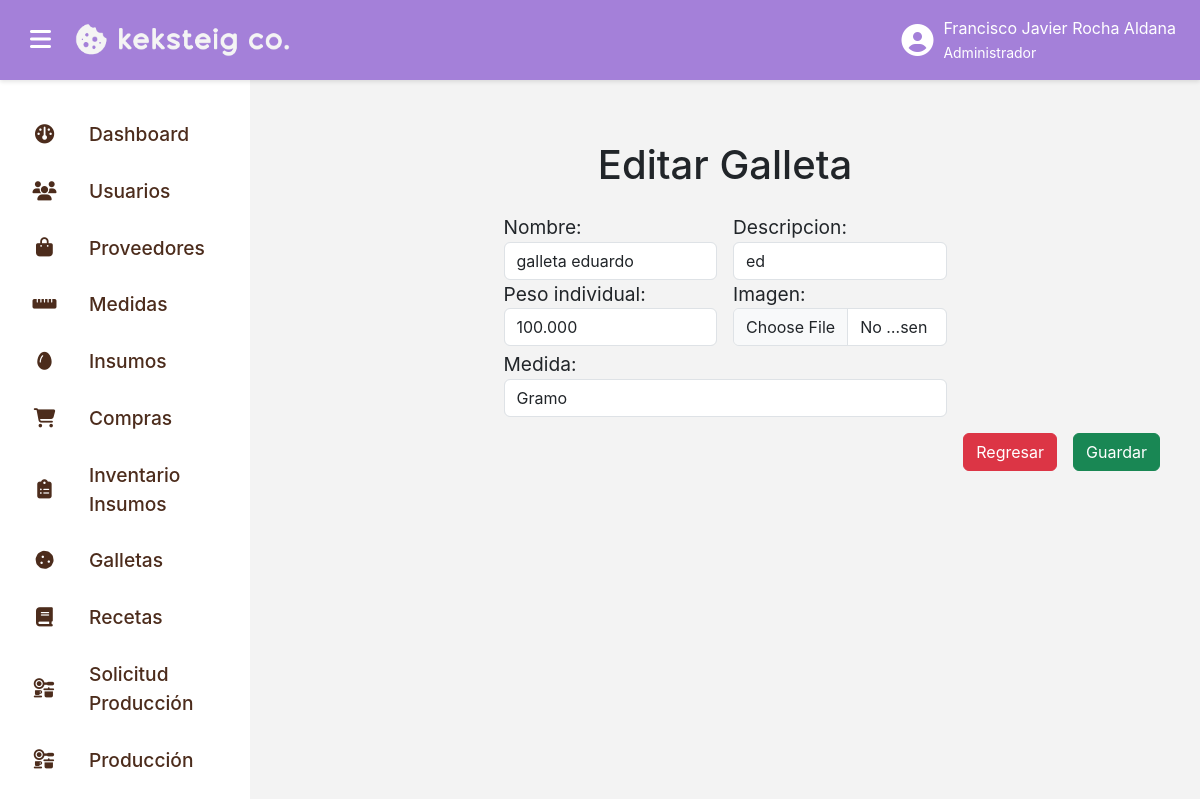
/galletas/editar_galletas/3 (signed in), run on the app's committed database.
### galletas_app/models.py (models this page shows, shortened)
class Galleta(models.Model):
    nombre = models.TextField(max_length=100)
    descripcion = models.TextField(max_length=1000)
    peso_individual = models.DecimalField(decimal_places=3, max_digits=10)
    imagen = models.ImageField(upload_to="Galletas/", null=False, blank=False)
    medida = models.ForeignKey(Medida, on_delete=models.CASCADE, null=False, blank=False)

### galletas_app/views.py (the view, shortened to what this page needs)
# urls.py: path("editar_galletas/<int:id>", login_required(EditarGalletasView.as_view()), name="editar_galletas"),
class EditarGalletasView(PermissionRequiredMixin, FormView):
    permission_required = ["galletas_app.edit_Galleta"]
    login_url = "login"
    template_name = "editar_galletas.html"
    form_class = forms.GalletaEditarForm
    success_url = reverse_lazy("lista_galletas")
    def get_form_kwargs(self):
        kwargs = super().get_form_kwargs()
        id = self.kwargs.get("id")
        galleta = get_object_or_404(Galleta, id=id)
        kwargs["instance"] = galleta
        return kwargs

### galletas_app/forms.py (shortened to what this page needs)
class GalletaEditarForm(forms.ModelForm):
    medida = forms.ModelChoiceField(
        queryset=Medida.objects.all(),
        label="Medida",
        empty_label="Seleccione una medida",
        widget=forms.Select(attrs={"class": "form-control"})
    )
    class Meta:
        model = Galleta
        fields = ["nombre", "descripcion", "peso_individual", "imagen", "medida"]
        widgets = {
            "nombre": forms.TextInput(attrs={"class": "form-control"}),
            "descripcion": forms.TextInput(attrs={"class": "form-control"}),
            "peso_individual": forms.NumberInput(attrs={"class": "form-control"}),
            "imagen": forms.FileInput(attrs={"class": "form-control"})
        }

### medidas_app/models.py (called while the page is built)
    def __str__(self):
        return f"{self.nombre}"

### galletas_app/templates/editar_galletas.html (shortened to what this page needs)
{% extends "base.html" %}
{% load static %}
{% block content %}
<div class="pantalla-completa">
    <div class="menu">
        <h1 class="text-center">
            Editar Galleta
        </h1>
        <div class="row mt-4">
            <form class="col-lg-12 col-md-12 col-sm-12 col-12 align-items-center justify-content-center" method="post" enctype="multipart/form-data">
                <div class="d-flex">
                    <div class="d-flex col-lg-6 col-md-6 col-sm-12 col-12 px-2 align-items-center justify-content-end">
                        <div class="col-lg-6 col-md-6 col-sm-12 col-12">
                            <div>
                                {{ form.nombre.label_tag }}
                                <div class="col-lg-12 col-md-12 col-sm-12 col-12">
                                    {{ form.nombre }}
                                </div>
                            </div>
                            <div>
                                {{ form.peso_individual.label_tag }}
                                <div class="col-lg-12 col-md-12 col-sm-12 col-12">
                                    {{ form.peso_individual }}
                                </div>
                            </div>
                        </div>
                    </div>
                    <div class="d-flex col-lg-6 col-md-6 col-sm-12 col-12 px-2 align-items-center justify-content-start">
                        <div class="col-lg-6 col-md-6 col-sm-12 col-12">
                            <div>
                                {{ form.descripcion.label_tag }}
                                <div class="col-lg-12 col-md-12 col-sm-12 col-12">
                                    {{ form.descripcion }}
                                </div>
                            </div>
                            <div>
                                {{ form.imagen.label_tag }}
                                <div class="col-lg-12 col-md-12 col-sm-12 col-12">
                                    {{ form.imagen }}
                                </div>
                            </div>
                        </div>
                    </div>
                </div>
                <div class="d-flex col-lg-12 col-md-12 col-sm-12 col-12 align-items-center justify-content-center mt-1">
                    <div class="col-lg-6 col-md-6 col-sm-12 col-12">
                        <div>
                            {{ form.medida.label_tag }}
                            <div class="col-lg-12 col-md-12 col-sm-12 col-12">
                                {{ form.medida }}
                            </div>
                        </div>
                    </div>
                </div>
                <div class="d-flex col-lg-12 col-md-12 col-sm-12 col-12 align-items-end justify-content-end mt-3 px-2">
                    <a class="btn btn-danger me-2" href="{% url "lista_galletas" %}">
                        Regresar
                    </a>
                    <button class="btn btn-success ms-2" type="submit">
                        Guardar
                    </button>
                </div>
            </form>
        </div>
    </div>
</div>
{% endblock content %}

### templates/base.html (shortened to what this page needs)
{% load static %}
<!DOCTYPE html>
<html lang="es">
<head>
    <link rel="stylesheet" href="{% static 'css/bootstrap.min.css' %}">
    <link href="https://cdnjs.cloudflare.com/ajax/libs/font-awesome/6.7.2/css/all.min.css" rel="stylesheet">
    <link rel="stylesheet" href="{% static 'css/styles.css' %}">
</head>
<body>
    <div class="topbar">
        <div class="d-flex align-items-center gap-3">
            <button class="sidebar-toggle" id="menuToggle">
                <i class="fas fa-bars"></i>
            </button>
            <a href="{% url 'home' %}" style="text-decoration: none;" class="logo-container">
                <img src="{% static 'image/logo-horizontal-light.png' %}" alt="Don Galleto Logo" class="logo">
            </a>
        </div>
        <div class="user-info">
            <i class="fas fa-user-circle"></i>
            <span>
                {{ user.first_name }} {{ user.last_name }}
                <br>
                <small>
                    {% for group in user.groups.all %}
                        {{ group.name }}
                    {% empty %}
                        El usuario no pertenece a ningún grupo.
                    {% endfor %}
                </small>
            </span>
        </div>
    </div>
    <div class="sidebar {% if is_sidebar_collapsed %}collapsed{% endif %}" id="sidebar">
        {% for grupo in request.user.groups.all %}
            {% if grupo.name == 'Administrador' %}
                <a href="{% url 'home' %}" class="{% if request.resolver_match.url_name == 'home' %}active{% endif %}">
                    <i class="fa-solid fa-dashboard"></i>
                    <span>
                        Dashboard
                    </span>
                </a>
            {% endif %}
            {% if grupo.name == 'Administrador' %}
                <a href="{% url 'lista_usuarios' %}" class="{% if '/usuarios/' in request.path %}active{% endif %}">
                    <i class="fas fa-users"></i>
                    <span>
                        Usuarios
                    </span>
                </a>
            {% endif %}
            {% if grupo.name == 'Administrador' %}
                <a href="{% url 'lista_proveedores' %}" class="{% if request.resolver_match.url_name == 'lista_proveedores' %}active{% endif %}">
                    <i class="fa-solid fa-bag-shopping"></i>
                    <span>
                        Proveedores
                    </span>
                </a>
            {% endif %}
            {% if grupo.name == 'Administrador' %}
                <a href="{% url 'lista_medidas' %}" class="{% if request.resolver_match.url_name == 'lista_medidas' %}active{% endif %}">
                    <i class="fa-solid fa-ruler-horizontal"></i>
                    <span>
                        Medidas
                    </span>
                </a>
            {% endif %}
            {% if grupo.name == 'Administrador' %}
                <a href="{% url 'lista_insumos' %}" class="{% if request.resolver_match.url_name == 'lista_insumos' %}active{% endif %}">
                    <i class="fa-solid fa-egg"></i>
                    <span>
                        Insumos
                    </span>
                </a>
            {% endif %}
            {% if grupo.name == 'Administrador' %}
                <a href="{% url 'lista_compras' %}" class="{% if request.resolver_match.url_name == 'lista_compras' %}active{% endif %}">
                    <i class="fa-solid fa-cart-shopping"></i>
                    <span>
                        Compras
                    </span>
                </a>
            {% endif %}
            {% if grupo.name == 'Administrador' %}
                <a href="{% url 'lista_inventario' %}" class="{% if request.resolver_match.url_name == 'lista_inventario' %}active{% endif %}">
                    <i class="fa-solid fa-clipboard-list"></i>
                    <span>
                        Inventario Insumos
                    </span>
                </a>
            {% endif %}
            {% if grupo.name == 'Administrador' %}
                <a href="{% url 'lista_galletas' %}" class="{% if request.resolver_match.url_name == 'lista_galletas' %}active{% endif %}">
                    <i class="fa-solid fa-cookie"></i>
                    <span>
                        Galletas
                    </span>
                </a>
            {% endif %}
            {% if grupo.name == 'Administrador' %}
                <a href="{% url 'lista_recetas' %}" class="{% if request.resolver_match.url_name == 'lista_recetas' %}active{% endif %}">
                    <i class="fa-solid fa-book"></i>
                    <span>
                        Recetas
                    </span>
                </a>
            {% endif %}
            {% if grupo.name == 'Administrador' %}
                <a href="{% url 'lista_solicitarproducciones' %}" class="{% if request.resolver_match.url_name == 'lista_solicitarproducciones' %}active{% endif %}">
                    <i class="fa-solid fa-kitchen-set"></i>
                    <span>
                        Solicitud Producción
                    </span>
                </a>
            {% endif %}
            {% if grupo.name == 'Administrador' %}
                <a href="{% url 'lista_producciones' %}" class="{% if request.resolver_match.url_name == 'lista_producciones' %}active{% endif %}">
                    <i class="fa-solid fa-kitchen-set"></i>
                    <span>
                        Producción
                    </span>
                </a>
            {% endif %}
            {% if grupo.name == 'Administrador' %}
                <a href="{% url 'lista_mermas' %}" class="{% if request.resolver_match.url_name == 'lista_mermas' %}active{% endif %}">
                </a>
            {% endif %}
        {% endfor %}
    </div>
    <div class="content">
        {% block content %}
        {% endblock content %}
    </div>
</body>
</html>

### static/css/styles.css (style rules this page uses)
:root { --primary-color: #a480d9; --primary-dark: #8a66c9; --primary-light: #d4bbfa; --text-color: #4C2C1C; --danger-color: #de3421; --danger-dark: #c42e1c; --background-color: #f3f3f3; --border-color: #dee2e6; --white: #fff; }
body { margin: 0; font-family: 'SFPRODISPLAY', sans-serif; font-size: 1.2rem; background-color: var(--background-color); }
.content { margin-left: 250px; margin-top: 80px; padding: 2rem; transition: margin-left 0.3s ease; }
.topbar { position: fixed; top: 0; left: 0; width: 100%; height: 80px; background-color: var(--primary-color); display: flex; align-items: center; justify-content: space-between; padding: 0 1.5rem; z-index: 1050; box-shadow: 0 2px 4px rgba(0, 0, 0, 0.1); }
.topbar img.logo { height: 50px; transition: transform 0.3s ease; }
.sidebar-toggle { background: none; border: none; font-size: 1.5rem; color: var(--white); }
.sidebar { width: 250px; height: 100vh; background-color: var(--white); position: fixed; top: 80px; left: 0; padding: 1.5rem 1rem; transition: transform 0.3s ease; z-index: 1000; overflow-y: auto; scrollbar-width: thin; }
.sidebar a { display: flex; align-items: center; gap: 2rem; padding: 0.75rem 1rem; margin: 0.25rem 0; border: none; background: none; color: #4C2C1C; font-weight: 500; text-decoration: none; border-radius: 8px; width: 100%; transition: all 0.3s ease; }
.sidebar a i { min-width: 25px; text-align: center; }
.sidebar a span { text-align: left; flex: 1; }
.sidebar a i { transition: transform 0.3s ease; }
.user-info { position: relative; display: flex; align-items: center; gap: 10px; font-size: 1rem; color: var(--white); cursor: pointer; }
.user-info i { font-size: 2rem; }
.user-info > span { display: block; }

### data on the page
Galleta: nombre "galleta eduardo", peso_individual "100.000", descripcion "ed", medida "Gramo"

### other printed values
{{ user.first_name }} "Francisco Javier"
{{ user.last_name }} "Rocha Aldana"
{{ group.name }} "Administrador"
